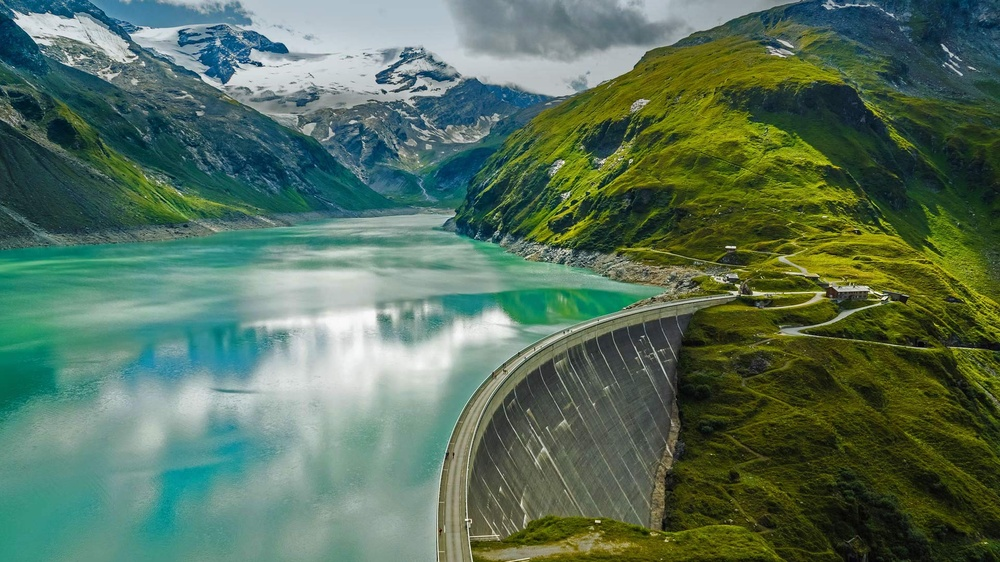
#> input picture 3.jpg, 1000 x 562 px, shrunk from 1920 x 1080 before the run; its folder holds only this picture in this run
$ python -i image_HOG.py   (imports and definitions only)   (older library calls are emulated)
#> lines starting #> are read from the running program, lines starting #| are printed output that depends on the picture
#> further down, picture is the input picture: shape (562, 1000, 3); mean B, G, R 91.2, 112.3, 86
# -*- coding: utf-8 -*-
"""
@project: mutli-test
@author: chenhao
@file: image_HOG.py
@ide: PyCharm
@time: 2019/7/29 0029 16:02
@todo: 图像 hog 特征求取
"""
import cv2
import numpy as np
import math
import matplotlib.pyplot as plt


class Hog_descriptor():
    def __init__(self, img, cell_size=16, bin_size=8):
        '''
        :param cell_size: 细胞块大小
        :param bin_size: 细胞单元大小
        '''
#> called with cell_size = 16, bin_size = 8
        self.img = img
        self.img = np.sqrt(img / np.max(img))
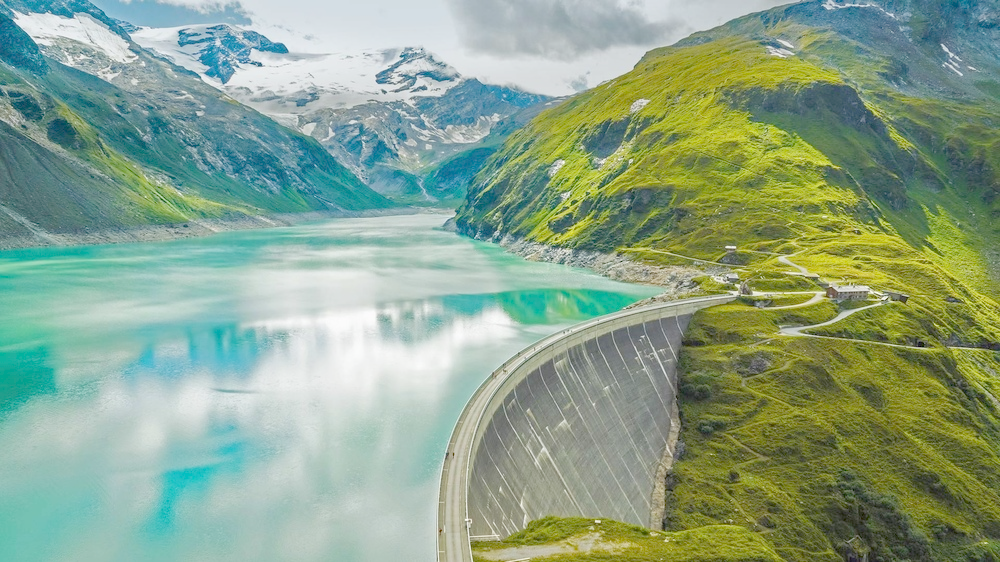
#> self.img: shape (562, 1000, 3) float64; mean B, G, R 0.544, 0.644, 0.546
        self.img = img * 255
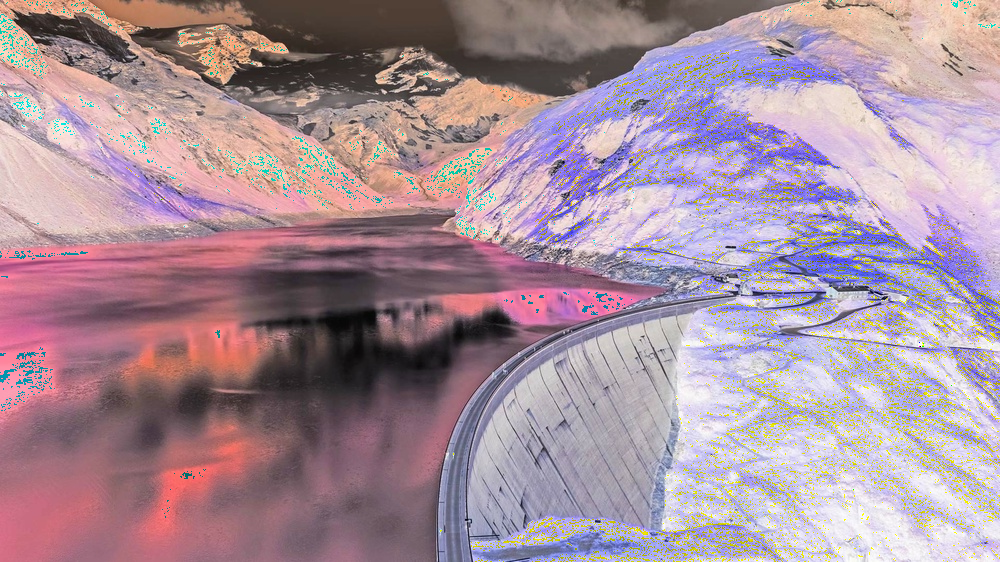
#> self.img: shape (562, 1000, 3); mean B, G, R 156.1, 143.7, 168.2
        self.cell_size = cell_size
        self.bin_size = bin_size
        self.angle_unit = 360 // self.bin_size
        assert type(self.bin_size) == int,    "bin_size should be integer,"
        assert type(self.cell_size) == int,   "cell_size should be integer,"
        assert type(self.angle_unit) == int,  "bin_size should be divisible by 360"

    def extract(self):
#> (the run stopped early here; a loop or call above may not have finished)
